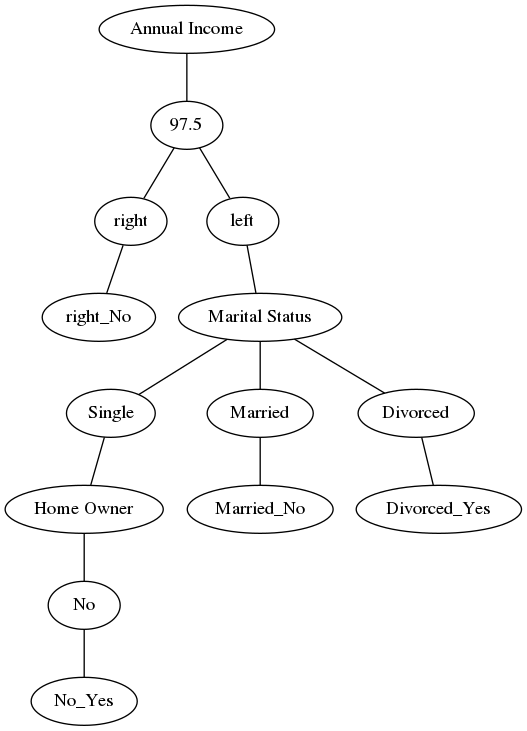

The script that drew this image:
# Decision Tree using Hunt's algorithm

import csv
import pydot

fileh=open('bank.csv','r')
dataset=list()

reader = csv.reader(fileh, delimiter=',')
i=1
for row in reader:
	if i==1:
		actual_attr=row
		i=0
	else:
		dataset.append(row)

attr=range(len(dataset[0])-1)
cont=[None for i in range(len(dataset)-1)]

def continuous(dataset,attr,d):
	l=d.keys()
	l=[float(i) for i in l]
	l.sort()
	p=list()
	for i in range(len(l)-1):
		p.append((l[i]+l[i+1])/2)
	d1=dict()
	
	for i in p:
		for j in dataset:
			if i not in d1:
				d1[i]={}
				d1[i]['left']={}
				d1[i]['right']={}
			if float(j[attr]) <= i:
				if j[-1] not in d1[i]['left']:
					d1[i]['left'][j[-1]]=1
				else:
					d1[i]['left'][j[-1]]+=1
			else:
				if j[-1] not in d1[i]['right']:
					d1[i]['right'][j[-1]]=1
				else:
					d1[i]['right'][j[-1]]+=1
	gini_list=dict()
	total_each=list()
	gini_dict=dict()
	tot_dict=dict()
	for (k,v) in d1.items():
		tot_dict[k]={}
		gini_dict[k]={}
		for (k1,v1) in v.items():
			val=v1.values()
			tot_val=sum(val)
			tot_dict[k][k1]=tot_val
			t=0
			for i in val:
				try:
					t+=(i/float(tot_val))*(i/float(tot_val))
				except:
					t+=0
			t=1-t
			gini_dict[k][k1]=t
	for (k,v) in gini_dict.items():
		wavg=0
		val=tot_dict[k].values()
		tot_val=sum(val)
		for (k1,v1) in v.items():
			wavg+=(tot_dict[k][k1]/float(tot_val))*v1
		gini_list[wavg]=k

	min_gini=min(gini_list.keys())
	split=gini_list[min_gini]
	
	cont[attr]=split
	return min(gini_list)

# Calculating Gini index
def gini(dataset,attr):
	d=dict()
	for i in dataset:
		if i[attr] not in d:
			d[i[attr]]={}
		if i[-1] not in d[i[attr]]:
			d[i[attr]][i[-1]]=1
		else:
			d[i[attr]][i[-1]]+=1
	if len(d)>4 and cont[attr]==None:
		return continuous(dataset,attr,d)
	gini_list=list()
	total_each=list()
	
	for (k,v) in d.items():
		val=sum(v.values())
		total_each.append(val)
		t=0
		for (k1,v1) in v.items():
			try:
				t+=(v1/float(val))*(v1/float(val))
			except:
				t+=0
		t=1-t
		gini_list.append(t)
	tot=sum(total_each)
	wavg=0
	for i in range(len(gini_list)):
		wavg+=(total_each[i]/float(tot))*gini_list[i]
	return wavg

def chooseBestSplit(dataset,labels):
	gini_list=[]
	for i in labels:
		gini_list.append(gini(dataset,i))
	return labels[gini_list.index(min(gini_list))]


def countLabel(dataset):
	d=dict()
	for i in dataset:
		if i[-1] not in d:
			d[i[-1]]=1
		else:
			d[i[-1]]+=1
	return d

def stoppingCond(dataset,attr):
	d=countLabel(dataset)
	for (k,v) in d.items():
		if v==len(dataset):
			return 1
	if attr==[]:
		return 1
	return 0

def classify(dataset,attr):
	d=countLabel(dataset)
	l=d.values()
	m=max(l)
	for (k,v) in d.items():
		if v==m:
			return k

def TreeGrowth(dataset,attr):
	if dataset==[]:
		return 
	if stoppingCond(dataset,attr):
		label=classify(dataset,attr)
		return label
	else:
		d=dict()
		best=chooseBestSplit(dataset,attr)
		V=list()
		for i in dataset:
			if i[best] not in V:
				V.append(i[best])
		attr.remove(best)
		best1=actual_attr[best]
		d[best1]={}
		
		if cont[best] !=None :
			split=cont[best]
			d[best1][split]={}
			Evl=[]
			Evr=[]
			for i in dataset:
				if float(i[best]) <= split:
					Evl.append(i)
				else:
					Evr.append(i)
			d[best1][split]['left']=TreeGrowth(Evl,attr)
			d[best1][split]['right']=TreeGrowth(Evr,attr)
			return d
		
		for i in range(len(V)):
			Ev=list()
			for j in dataset:
				if j[best]==V[i]:
					Ev.append(j)
			d[best1][V[i]]=TreeGrowth(Ev,attr)
	return d

d=TreeGrowth(dataset,attr)
print d

def makeDecision(d):
	if type(d) is not dict:
		return d
	else:
		a=d.keys()
		attribute=a[0]
		print '\nTell me the value for '+attribute
		inp=raw_input().strip()
		k=d[attribute].keys()
		if type(k[0]) is float:
			if float(inp) <= k[0]:
				d=d[attribute][k[0]]['left']
			else:
				d=d[attribute][k[0]]['right']
			result=makeDecision(d)
			return result
		d=d[attribute][inp]
		result=makeDecision(d)
		return result

def draw(parent_name, child_name):
    edge = pydot.Edge(parent_name, child_name)
    graph.add_edge(edge)

def visit(node, parent=None):
    for k,v in node.iteritems():
        if isinstance(v, dict):
            # We start with the root node whose parent is None
            # we don't want to graph the None node
            if isinstance(parent,float):
            	parent=str(parent)
            if isinstance(k,float):
            	k=str(k)
            if parent:
                draw(parent, k)
            visit(v, k)
        else:
			if isinstance(parent,float):
				parent=str(parent)
			if isinstance(k,float):
				k=str(k)
			draw(parent, k)
            # drawing the label using a distinct name
			draw(k, k+'_'+v)

graph = pydot.Dot(graph_type='graph')
visit(d)
graph.write_png('bank.png')

while True:
	print '\nEnter your choice 1 for prediction and 0 to stop'
	ans=input()
	if ans == 0:
		print 'bye'
		break
	result=makeDecision(d)
	print result
